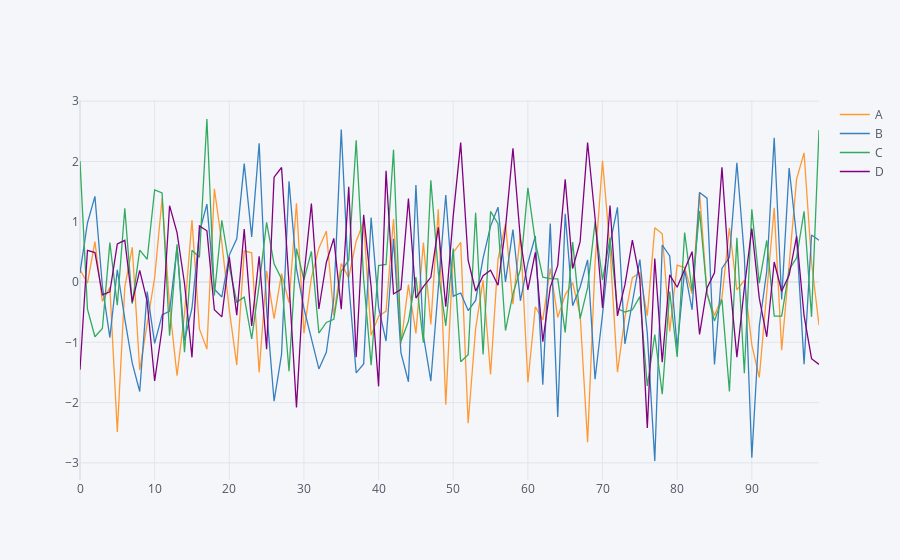

Source (notebook cell):
### Code cell
# iplot for plotly - now interactive (download, pan, zoom, ...)
df.iplot()
